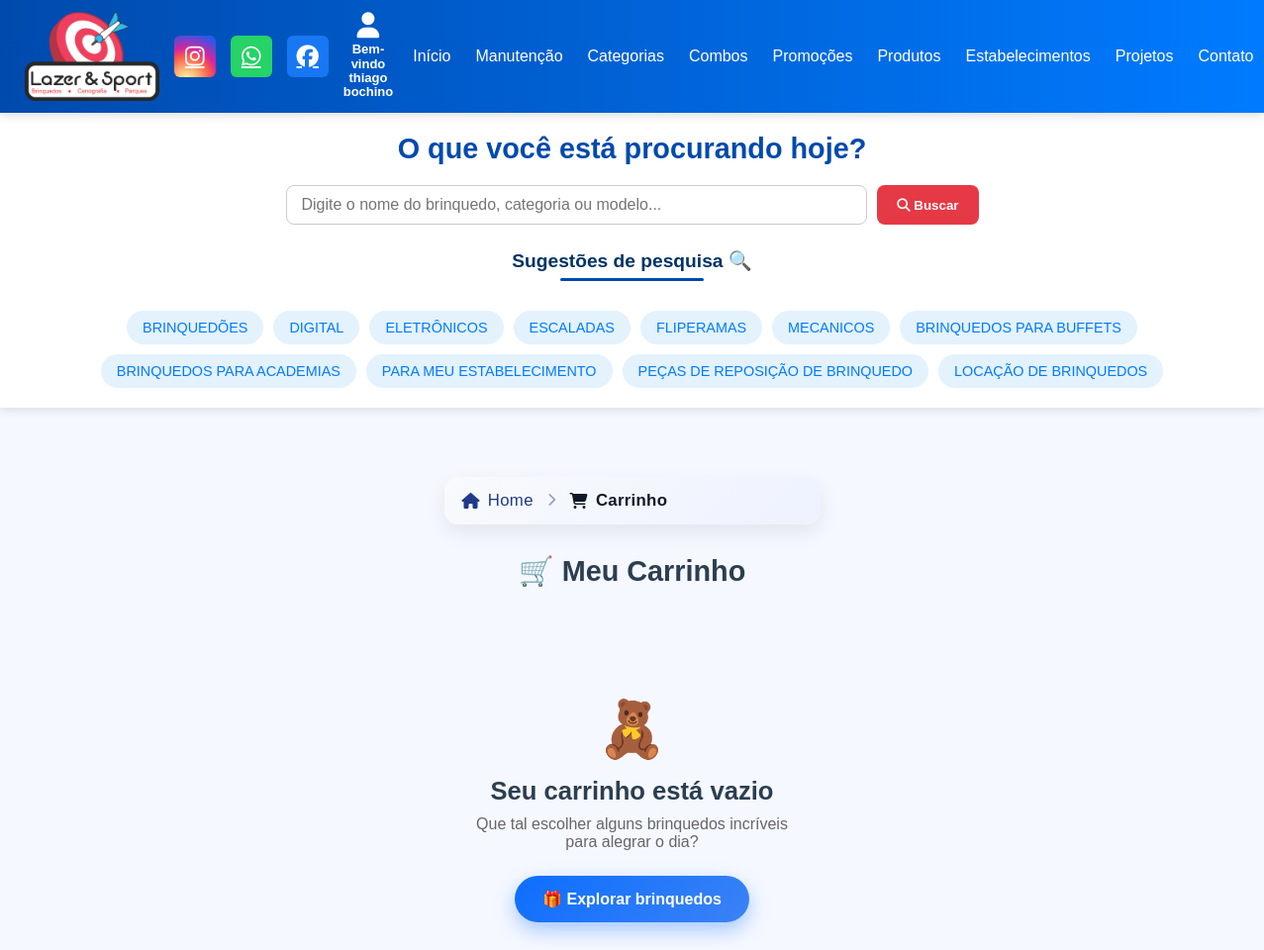
Before: /carrinho/ (signed in) with the older database file.
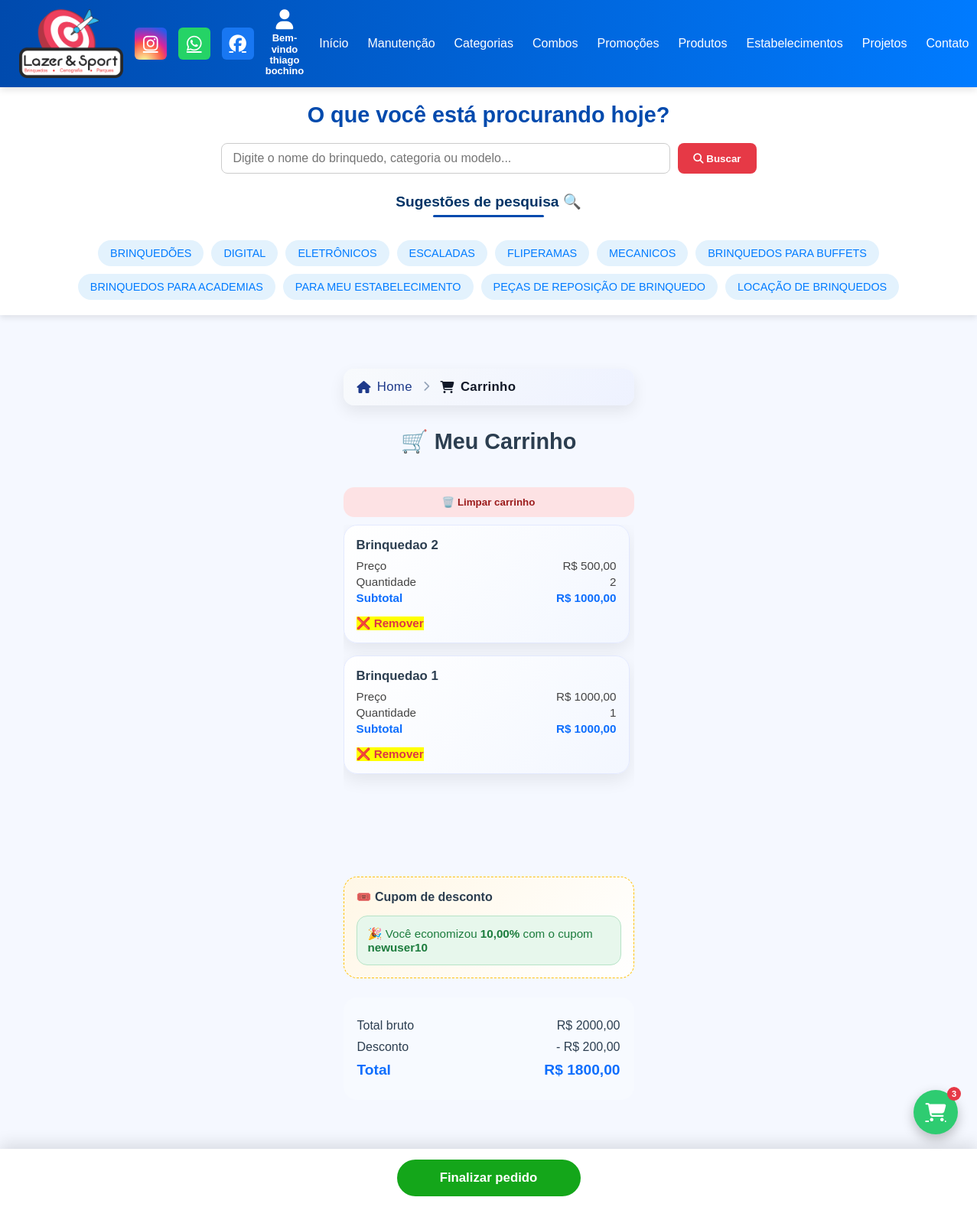
After: the same page with the newer database file.
### core/models.py (models this page shows, shortened)
class Prime(models.Model):
    ativo = models.BooleanField(default=True)
    criacao = models.DateTimeField(auto_now_add=True, null=True)
    atualizado = models.DateTimeField(auto_now=True, null=True)
    class Meta:
        abstract = True

class CategoriasBrinquedos(Prime):
    imagem_categoria = models.ImageField(upload_to='categorias/', null=True, blank=False, unique=True)
    nome_categoria = models.CharField(max_length=150, unique=True)
    class Meta:
        verbose_name = "Categoria de Produto"
        verbose_name_plural = "Categorias de Produtos"

class Estabelecimentos(Prime):
    nome_estabelecimento = models.CharField(max_length=180)
    imagem_estabelecimento = models.ImageField(upload_to='estabelecimentos/', null=True, blank=True)
    class Meta:
        verbose_name = "Estabelecimentos"
        verbose_name_plural = "Estabelecimentos"

class ItemCarrinho(Prime):
    carrinho = models.ForeignKey(
        Carrinho,
        on_delete=models.CASCADE,
        related_name='itens'
    )
    content_type = models.ForeignKey(ContentType, on_delete=models.CASCADE)
    object_id = models.PositiveIntegerField()
    item = GenericForeignKey('content_type', 'object_id')
    quantidade = models.PositiveIntegerField(default=1)
    @property
    def preco_unitario(self):
        if hasattr(self.item, 'valor_brinquedo'):
            return self.item.valor_brinquedo
        if hasattr(self.item, 'valor_combo'):
            return self.item.valor_combo
        if hasattr(self.item, 'preco_promocao'):
            return self.item.preco_promocao
        return 0
    @property
    def subtotal(self):
        return round(self.preco_unitario * self.quantidade, 2)

class Brinquedos(Prime):
    nome_brinquedo = models.CharField(max_length=150)
    imagem_brinquedo = models.ImageField(upload_to='imagens_brinquedos', blank=True, null=True)
    descricao = models.CharField(max_length=999)
    valor_brinquedo = models.DecimalField(max_digits=10, decimal_places=2, null=True, blank=True)
    avaliacao = models.DecimalField(decimal_places=2, max_digits=6)
    categorias_brinquedos = models.ManyToManyField(
        CategoriasBrinquedos,
        related_name='brinquedos'
    )
    tags = models.ManyToManyField(
        TagsBrinquedos,
        related_name='brinquedos_tags'
    )
    estabelecimentos = models.ManyToManyField(
        Estabelecimentos,
        related_name='brinquedos',
        blank=True
    )
    voltz = models.CharField(max_length=10)
    altura_m = models.DecimalField(max_digits=6, decimal_places=2, blank=True, null=True)
    largura_m = models.DecimalField(max_digits=6, decimal_places=2, blank=True, null=True)
    profundidade_m = models.DecimalField(max_digits=6, decimal_places=2, blank=True, null=True)
    def __str__(self):
        return self.nome_brinquedo
    class Meta:
        verbose_name = "Brinquedo"
        verbose_name_plural = "Brinquedos"

class Carrinho(Prime):
    cliente = models.ForeignKey(
        ClientePerfil,
        on_delete=models.CASCADE,
        related_name='carrinhos',
        null=True
    )
    cupom = models.ForeignKey(
        Cupom,
        on_delete=models.SET_NULL,
        null=True,
        blank=True,
        related_name='carrinhos'
    )
    from decimal import Decimal
    @property
    def total_bruto(self):
        total = sum(
            (item.subtotal for item in self.itens.all()),
            Decimal('0.00')
        )
        return total.quantize(Decimal('0.01'))
    @property
    def valor_desconto(self):
        if not self.cupom:
            return Decimal('0.00')
        percentual = self.cupom.desconto_percentual  # ex: Decimal('10.00')
        desconto = (self.total_bruto * percentual) / Decimal('100')
        return desconto.quantize(Decimal('0.01'))
    @property
    def total_liquido(self):
        return (self.total_bruto - self.valor_desconto).quantize(Decimal('0.01'))

class Cupom(Prime):
    codigo = models.CharField(max_length=12)
    desconto_percentual = models.DecimalField(decimal_places=2, max_digits=10)
    class Meta:
        verbose_name = "Cupom de Desconto"
        verbose_name_plural = "Cupons de Desconto"

### core/views.py (the view)
@login_required
def carrinho_view(request):
    if not hasattr(request.user, 'perfil'):
        return redirect('home')
    cliente = request.user.perfil
    carrinho = Carrinho.objects.select_related('cupom').get(cliente=cliente)
    itens = (
        ItemCarrinho.objects
        .filter(carrinho=carrinho)
        .select_related('content_type')
    )
    context = {
        'carrinho': carrinho,
        'itens': itens,
    }
    return render(request, 'carrinho.html', context)

### core/context_processors.py (called while the page is built)
def categorias_globais(request):
    return {
        "categorias_header": CategoriasBrinquedos.objects.all().order_by("nome_categoria")
    }

def estabelecimentos_globais(request):
    return {
        "estabelecimentos_globais": Estabelecimentos.objects.all()
    }

def manutencao_notificacao(request):
    if not request.user.is_authenticated:
        return {}
    cliente = request.user.perfil
    manutencoes = Manutencao.objects.filter(usuario=cliente)
    pendentes = manutencoes.filter(status='P').count()
    em_andamento = manutencoes.filter(status='A').count()
    total_abertas = pendentes + em_andamento
    return {
        'manutencao_pendente': pendentes,
        'manutencao_andamento': em_andamento,
        'manutencao_abertas': total_abertas,
        'tem_manutencao': total_abertas > 0
    }

### core/templates/carrinho.html (shortened to what this page needs)
{% extends "base.html" %}
{% block content %}
<div class="carrinho-container" id="car">
<nav class="breadcrumb-strong" id="bread">
    <a href="{% url 'home' %}">
        <i class="fa-solid fa-house"></i>
        <span>Home</span>
    </a>
    <i class="fa-solid fa-chevron-right sep"></i>
    <strong>
        <i class="fa-solid fa-cart-shopping"></i>
        Carrinho
    </strong>
</nav>
<h1 class="carrinho-titulo">🛒 Meu Carrinho</h1>
    {% if itens %}
    <button class="btn-limpar" onclick="limparCarrinho()">
        🗑️ Limpar carrinho
    </button>
    {% endif %}
{% if not itens %}
    <div class="carrinho-vazio-box">
        <div class="vazio-icon">🧸</div>
        <h2>Seu carrinho está vazio</h2>
        <p>
            Que tal escolher alguns brinquedos incríveis
            para alegrar o dia?
        </p>
        <a href="{% url 'brinquedos' %}" class="btn-explorar">
            🎁 Explorar brinquedos
        </a>
    </div>
{% else %}
    <div class="itens-scroll">
    {% for item in itens %}
        <div class="item-card">
            <div class="item-nome">{{ item.item }}</div>
            <div class="item-linha">
                <span>Preço</span>
                <span>R$ {{ item.preco_unitario|floatformat:2 }}</span>
            </div>
            <div class="item-linha">
                <span>Quantidade</span>
                <span>{{ item.quantidade }}</span>
            </div>
            <div class="item-linha item-subtotal">
                <span>Subtotal</span>
                <span>R$ {{ item.subtotal|floatformat:2 }}</span>
            </div>
            <button class="btn-remover" onclick="removerItem({{ item.id }})">
                ❌ Remover
            </button>
        </div>
    {% endfor %}
</div>
    <div class="cupom-box">
        <strong>🎟️ Cupom de desconto</strong>
        {% if carrinho.cupom %}
            <div class="cupom-aplicado">
                🎉 Você economizou
                <strong>{{ carrinho.cupom.desconto_percentual }}%</strong>
                com o cupom
                <strong>{{ carrinho.cupom.codigo }}</strong>
            </div>
        {% else %}
            <div class="cupom-input">
                <input type="text" id="cupomCodigo" placeholder="Digite seu cupom">
                <button onclick="aplicarCupom()">Aplicar</button>
            </div>
            <small id="cupom-msg" style="color:red;"></small>
        {% endif %}
    </div>
    <div class="resumo-box">
        <div class="resumo-linha">
            <span>Total bruto</span>
            <span>R$ {{ carrinho.total_bruto|floatformat:2 }}</span>
        </div>
        {% if carrinho.cupom %}
        <div class="resumo-linha">
            <span>Desconto</span>
            <span>- R$ {{ carrinho.valor_desconto|floatformat:2 }}</span>
        </div>
        {% endif %}
        <div class="resumo-linha resumo-total">
            <span>Total</span>
            <span>R$ {{ carrinho.total_liquido|floatformat:2 }}</span>
        </div>
    </div>
{% endif %}
</div>
{% if itens %}
<div class="finalizar-box">
    <a href="{% url 'pagamento' carrinho.id %}#bread" class="btn-finalizar">Finalizar pedido</a>
</div>
{% endif %}
{% endblock %}

### core/templates/base.html (shortened to what this page needs)
{% load static %}
<!DOCTYPE html>
<html lang="pt-BR">
<head>
    <link rel="stylesheet"
      href="https://cdnjs.cloudflare.com/ajax/libs/font-awesome/6.5.1/css/all.min.css">
</head>
<body>
<header>
  <div class="logo">
    <img src="{% static 'images/logoofi.png' %}" alt="Logo">
  </div>
<div class="social-icons">
    <a href="https://www.instagram.com/lazersportbrinquedos" target="_blank" rel="noopener" title="Instagram" class="instagram">
        <i class="fa-brands fa-instagram"></i>
    </a>
    <a href="https://wa.me/5511960563135" target="_blank" rel="noopener" title="WhatsApp" class="whatsapp">
        <i class="fa-brands fa-whatsapp"></i>
    </a>
    <a href="https://www.facebook.com/LazerSportBrinquedos1" target="_blank" rel="noopener" title="Facebook" class="facebook">
        <i class="fa-brands fa-facebook"></i>
    </a>
</div>
  <div class="user-area">
    {% if user.is_authenticated %}
      <div class="user-dropdown">
        <a class="user-icon">
          <i class="fa-solid fa-user"></i>
          <span>Bem-vindo<br>{{ user.get_full_name }}</span>
        </a>
      </div>
    {% endif %}
  </div>
  <nav id="nav">
    <a href="{% url 'home' %}#inicio">Início</a>
    <a href="{% url 'home' %}#carrosel">Manutenção</a>
    <a href="{% url 'home' %}#categorias-section">Categorias</a>
    <a href="{% url 'home' %}#combos-section">Combos</a>
    <a href="{% url 'home' %}#promocoes-section">Promoções</a>
    <a href="{% url 'home' %}#brinquedos">Produtos</a>
    <a href="{% url 'home' %}#estabelecimentos">Estabelecimentos</a>
    <a href="{% url 'home' %}#projetos">Projetos</a>
    <a href="{% url 'home' %}#contato">Contato</a>
  </nav>
</header>
<section class="search-section">
  <div class="search-container">
    <h2 class="search-title">O que você está procurando hoje?</h2>
    <div class="search-box">
      <input type="text" placeholder="Digite o nome do brinquedo, categoria ou modelo...">
      <button><i class="fas fa-search"></i> Buscar</button>
    </div>
        <div class="search-suggestions">
          <h3>Sugestões de pesquisa 🔍</h3>
          <div class="filter-suggestions">
          {% for categoria in categorias_header %}
            <a href="{% url 'categoria_detalhe' categoria.pk %}#header"
               class="suggestion-tag">
              {{ categoria.nome_categoria|upper }}
            </a>
          {% endfor %}
          {% for est in estabelecimentos_globais|slice:":3" %}
                <a href="{% url 'estabelecimento_brinquedo' est.id %}#brinquedos" class="suggestion-tag">
                    BRINQUEDOS PARA {{ est.nome_estabelecimento|upper }}
                </a>
            {% endfor %}
          <a href="{% url 'estabelecimentos' %}#estabelecimentos" class="suggestion-tag">PARA MEU ESTABELECIMENTO</a>
          <a href="#" class="suggestion-tag">PEÇAS DE REPOSIÇÃO DE BRINQUEDO</a>
          <a href="#" class="suggestion-tag">LOCAÇÃO DE BRINQUEDOS</a>
        </div>
    </div>
  </div>
</section>
<link rel="stylesheet" href="https://cdnjs.cloudflare.com/ajax/libs/font-awesome/6.5.0/css/all.min.css">
<main class="content-section">
  {% block content %}
  {% endblock %}
</main>
{% if user.is_authenticated and mostrar_float_carrinho|default:False %}
<a href="{% url 'carrinho' %}#car"
   id="float-carrinho"
   class="float-carrinho">
    <i class="fa-solid fa-cart-shopping"></i>
    <span id="badge-carrinho" class="badge">
        {{ carrinho_total_itens }}
    </span>
</a>
{% endif %}
</body>
</html>

Changed rows visible on the page:
added ItemCarrinho: item "Brinquedao 2", preco_unitario "500,00", quantidade "2", subtotal "1000,00"
added ItemCarrinho: item "Brinquedao 1", preco_unitario "1000,00", quantidade "1", subtotal "1000,00"
now on this page (row edited): Carrinho: cupom.desconto_percentual "10,00", cupom.codigo "newuser10", total_bruto "2000,00", valor_desconto "200,00", total_liquido "1800,00"
changed Carrinho: cupom_id empty → 6 (drawn)
Other visible differences:
{{ carrinho_total_itens }}: (not shown) → "3"
text no longer shown: "🧸 Seu carrinho está vazio Que tal escolher alguns brinquedos incríveis para alegrar o dia? 🎁 Explorar brinquedos"
text now shown: "🗑️ Limpar carrinho 🎟️ Cupom de desconto 🎉 Você economizou % com o cupom Total bruto R$ Desconto - R$ Total R$ Finalizar pedido"
